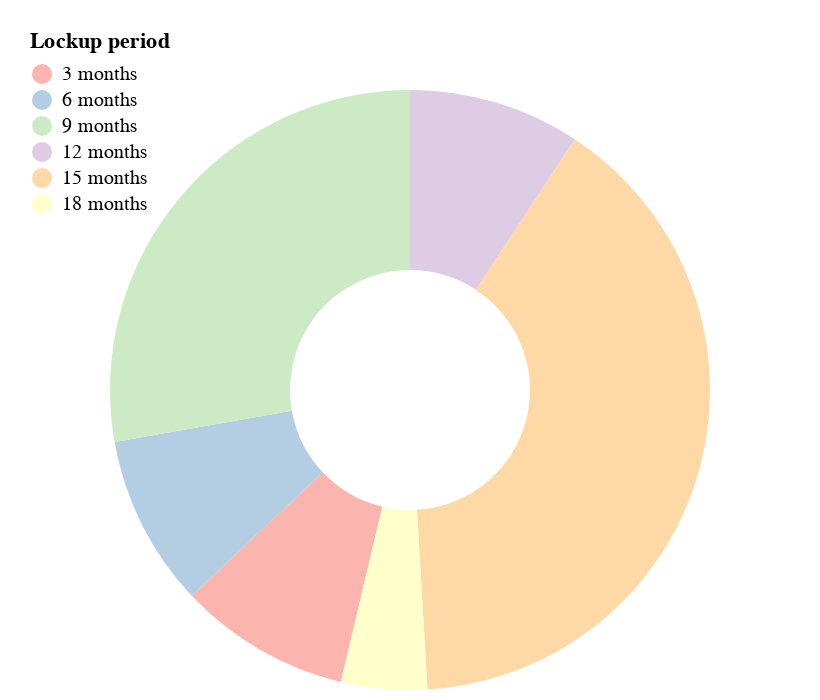

Here is the notebook cell this chart was saved with:
### Code cell
pie_ust_chart = alt.Chart(last_duration_amount).mark_arc(innerRadius=60).encode(
    theta=alt.Theta(field="UST deposited", type="quantitative"),
    color=alt.Color(field="Lockup period", type="nominal",
            sort=['3 months','6 months',
                              '9 months','12 months',
                              '15 months','18 months'],
            scale=alt.Scale(scheme='pastel1'),
            legend=alt.Legend(
            orient='none',
            padding=10,
            legendY=-40,
            direction='vertical')),
    tooltip=["UST deposited","Lockup period"]
).configure_view(strokeOpacity=0)
pie_ust_chart

### Figure 1 — Vega-Lite specification as saved in the notebook (floating-point values rounded to 4 significant figures)
{"config": {"view": {"continuousWidth": 400, "continuousHeight": 300, "strokeOpacity": 0}}, "data": {"name": "data-4b5fa766ca82b21c0bee21e6e8359b50"}, "mark": {"type": "arc", "innerRadius": 60}, "encoding": {"color": {"field": "Lockup period", "legend": {"direction": "vertical", "legendY": -40, "orient": "none", "padding": 10}, "scale": {"scheme": "pastel1"}, "sort": ["3 months", "6 months", "9 months", "12 months", "15 months", "18 months"], "type": "nominal"}, "theta": {"field": "UST deposited", "type": "quantitative"}, "tooltip": [{"field": "UST deposited", "type": "quantitative"}, {"field": "Lockup period", "type": "nominal"}]}, "$schema": "https://vega.github.io/schema/vega-lite/v4.17.0.json", "datasets": {"data-4b5fa766ca82b21c0bee21e6e8359b50": [{"Lockup period": "3 months", "UST deposited": 10}, {"Lockup period": "6 months", "UST deposited": 10}, {"Lockup period": "9 months", "UST deposited": 30}, {"Lockup period": "12 months", "UST deposited": 10}, {"Lockup period": "15 months", "UST deposited": 43}, {"Lockup period": "18 months", "UST deposited": 5}]}}
